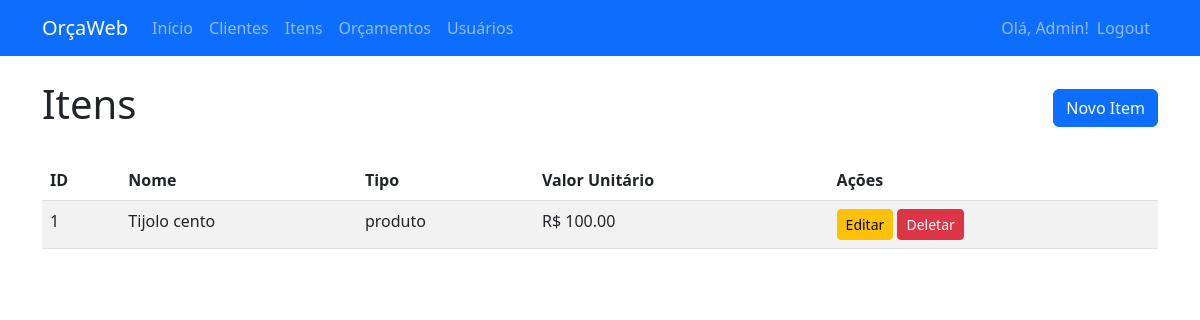
Page /itens (signed in) on the committed database.
### app/models.py (models this page shows)
class Usuario(db.Model, UserMixin):
    __tablename__ = 'usuarios'
    id = db.Column(db.Integer, primary_key=True)
    nome = db.Column(db.String(100), nullable=False)
    email = db.Column(db.String(120), unique=True, nullable=False)
    senha_hash = db.Column(db.String(128), nullable=False)
    ativo = db.Column(db.Boolean, default=True)
    orcamentos = db.relationship('Orcamento', backref='usuario', lazy=True)

class Item(db.Model):
    __tablename__ = 'itens'
    id = db.Column(db.Integer, primary_key=True)
    nome = db.Column(db.String(100), nullable=False)
    tipo = db.Column(db.String(20), nullable=False)  # produto/serviço
    descricao = db.Column(db.Text)  # Campo extra sugerido
    unidade = db.Column(db.String(20), default='unidade')  # Campo extra sugerido
    valor_unitario = db.Column(db.Numeric(10, 2), nullable=False)
    orcamento_itens = db.relationship('OrcamentoItem', backref='item', lazy=True)

### app/routes.py (the view)
@bp.route('/itens')
@login_required
def itens():
    itens = Item.query.all()
    return render_template('itens.html', itens=itens, app_nome='OrçaWeb', empresa_nome='Sua Empresa', logo_url='')

### app/__init__.py (called while the page is built)
@login_manager.user_loader
def load_user(user_id):
    from .models import Usuario
    return Usuario.query.get(int(user_id))

### templates/itens.html
{% extends "base.html" %}
{% block content %}
<div class="d-flex justify-content-between align-items-center mb-4">
    <h1>Itens</h1>
    <a href="{{ url_for('main.item_novo') }}" class="btn btn-primary">Novo Item</a>
</div>
<table class="table table-striped">
    <thead>
        <tr>
            <th>ID</th>
            <th>Nome</th>
            <th>Tipo</th>
            <th>Valor Unitário</th>
            <th>Ações</th>
        </tr>
    </thead>
    <tbody>
        {% for item in itens %}
        <tr>
            <td>{{ item.id }}</td>
            <td>{{ item.nome }}</td>
            <td>{{ item.tipo }}</td>
            <td>R$ {{ "%.2f"|format(item.valor_unitario) }}</td>
            <td>
                <a href="{{ url_for('main.item_editar', id=item.id) }}" class="btn btn-sm btn-warning">Editar</a>
                <a href="{{ url_for('main.item_deletar', id=item.id) }}" class="btn btn-sm btn-danger" onclick="return confirm('Tem certeza?')">Deletar</a>
            </td>
        </tr>
        {% endfor %}
    </tbody>
</table>
{% endblock %}

### templates/base.html (shortened to what this page needs)
<!DOCTYPE html>
<html lang="pt-BR">
<head>
    <link href="https://cdn.jsdelivr.net/npm/bootstrap@5.3.0/dist/css/bootstrap.min.css" rel="stylesheet">
    <link rel="stylesheet" href="https://cdn.jsdelivr.net/npm/bootstrap-icons@1.10.0/font/bootstrap-icons.css">
</head>
<body>
    <nav class="navbar navbar-expand-lg navbar-dark bg-primary">
        <div class="container">
            {% if logo_url %}
                <img src="{{ logo_url }}" alt="Logo" class="navbar-brand" style="height: 40px;">
            {% else %}
                <a class="navbar-brand" href="#">{{ app_nome }}</a>
            {% endif %}
            <div class="collapse navbar-collapse" id="navbarNav">
                <ul class="navbar-nav me-auto">
                    <li class="nav-item">
                        <a class="nav-link" href="{{ url_for('main.index') }}">Início</a>
                    </li>
                    <li class="nav-item">
                        <a class="nav-link" href="{{ url_for('main.clientes') }}">Clientes</a>
                    </li>
                    <li class="nav-item">
                        <a class="nav-link" href="{{ url_for('main.itens') }}">Itens</a>
                    </li>
                    <li class="nav-item">
                        <a class="nav-link" href="{{ url_for('main.orcamentos') }}">Orçamentos</a>
                    </li>
                    {% if current_user.is_authenticated and current_user.email == 'admin@example.com' %}
                    <li class="nav-item">
                        <a class="nav-link" href="{{ url_for('main.usuarios') }}">Usuários</a>
                    </li>
                    {% endif %}
                </ul>
                <ul class="navbar-nav d-flex align-items-center">
                    <li class="nav-item">
                        <span class="navbar-text">Olá, {{ current_user.nome }}!</span>
                    </li>
                    <li class="nav-item">
                        <a class="nav-link" href="{{ url_for('main.logout') }}">Logout</a>
                    </li>
                </ul>
            </div>
        </div>
    </nav>
    <div class="container mt-4">
        {% block content %}{% endblock %}
    </div>
</body>
</html>

### rows in the picture
Usuario: nome "Admin"
Item: id "1", nome "Tijolo cento", tipo "produto", valor_unitario "100.00"

### other values in the picture
{{ app_nome }} "OrçaWeb"
